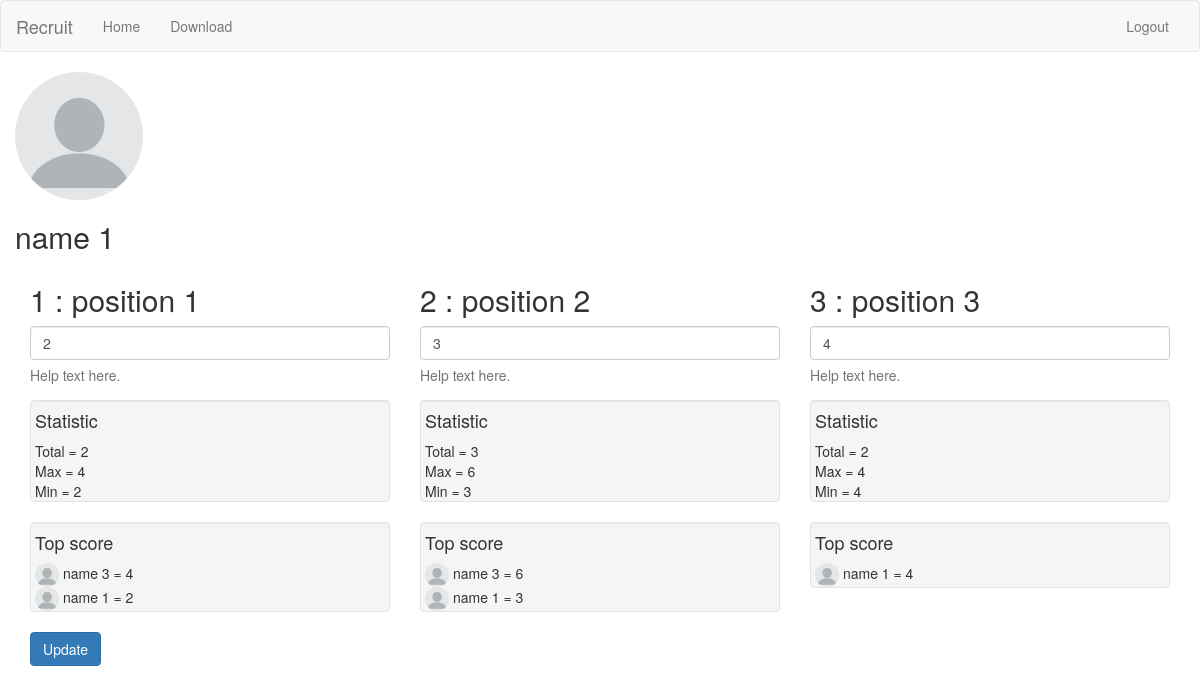
The page /score.php?id=1 (signed in) on the database as committed earlier.
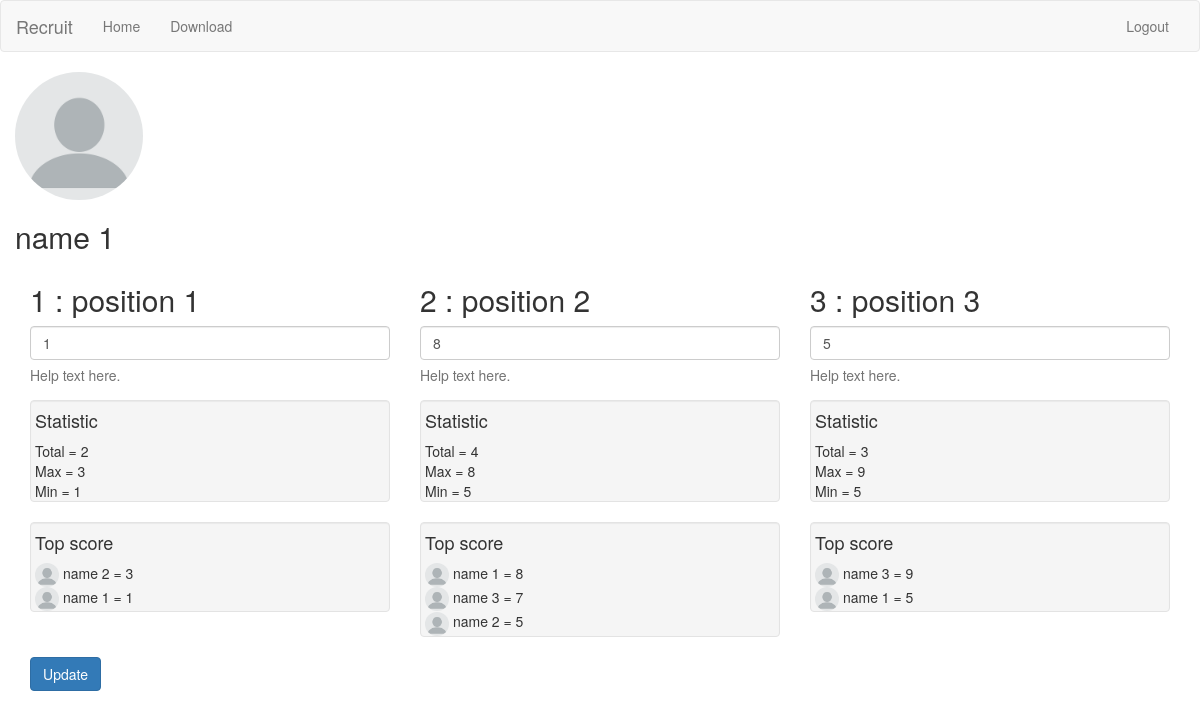
The same page on the database as committed later.
### tables this page shows
CREATE TABLE `member` (
  `id` int(11) NOT NULL,
  `name` varchar(80) NOT NULL
);

CREATE TABLE `position_has_member` (
  `position_id` int(11) NOT NULL,
  `member_id` int(11) NOT NULL,
  `order` int(11) NOT NULL,
  `score` float DEFAULT NULL
);

CREATE TABLE `position` (
  `id` int(11) NOT NULL,
  `title` varchar(255) DEFAULT NULL,
  `total` int(11) DEFAULT NULL
);

### inc/utils.php (called while the page is built, shortened)
<?php
function db_query_result($sql){
  global $conn,$debug;
  if($result = mysqli_query($conn, $sql)){
    if(mysqli_num_rows($result) > 0){
      return $result;
    } else {
      return null;
    }
  } else {
    return null;
  }
}
function getTop3PosById($pos_id){
  $sql="SELECT * FROM member,position_has_member
            WHERE position_id = ".$pos_id."
                AND position_has_member.score!='null'
                AND member.id=position_has_member.member_id
            ORDER BY score DESC LIMIT 3";
  return db_query_result($sql);
}
function getTotalNumByPosId($pos_id){
  $sql="SELECT count(*) as total FROM `position_has_member` WHERE `position_id` = ".$pos_id;
  $result=db_query_result($sql);
  if ($result!=null) {
    while($row = mysqli_fetch_array($result)){
        return $row['total'];
    }
  } else {
    return "0";
  }
}
function getMaxScoreByPosId($pos_id) {
  $sql="SELECT MAX(score) as max FROM `position_has_member` WHERE `position_id` = ".$pos_id;
  $result=db_query_result($sql);
  if ($result!=null) {
    while($row = mysqli_fetch_array($result)){
        return $row['max'];
    }
  } else {
    return "0";
  }
}
function getMinScoreByPosId($pos_id) {
  $sql="SELECT MIN(score) as min FROM `position_has_member` WHERE `position_id` = ".$pos_id;
  $result=db_query_result($sql);
  if ($result!=null) {
    while($row = mysqli_fetch_array($result)){
        return $row['min'];
    }
  } else {
    return "0";
  }
}
function getPositionNameById($id) {
  $sql="SELECT title FROM position WHERE id=".$id." LIMIT 1";
  $result=db_query_result($sql);
  if ($result!=null) {
    while($row = mysqli_fetch_array($result)){
        return $row['title'];
    }
  } else {
    return "?";
  }
}
function getImageProfile($id) {
  $result=file_exists("img/".$id.".png");
  if ($result==false) {
    $file="0.png";
    return $file;
  } else {
    $file=$id.".png";
    return $file;
  }
}
  ?>
  <?
function getMemberPosById($memid){
    $sql="SELECT member.id,position_has_member.position_id,position.title,position_has_member.order,position_has_member.score
              FROM member,position,position_has_member
              WHERE member.id=position_has_member.member_id
              AND member.id=position_has_member.member_id
              AND position.id=position_has_member.position_id
              AND member.id=".$memid."
              ORDER BY position_has_member.order ASC";
    return db_query_result($sql);
}
function getMemberById($id){
  $sql="SELECT * FROM member WHERE id=".$id." LIMIT 1";
  return db_query_result($sql);
}
      ?>

### inc/config.php (called while the page is built, shortened)
<?php
$debug=false;

### score.php (the view, shortened to what this page needs)
<?php
include "inc/config.php";
include "inc/utils.php";
include "inc/header.php";
$result=getMemberById($_GET["id"]);
if ($result!=null) {
    while($row = mysqli_fetch_array($result)){
      $result_pos=getMemberPosById($_GET["id"]);
?>
<form method="get" action="score.php">
<div class="row">
  <div class="col-12">
    <img width="128px" class="img-circle" src="img/<?=getImageProfile($_GET["id"]);?>"> <h2><?=$row['name'];?></h2>
  </div>
</div>
<div class="row">
<?php
      $i=1;
      while($row_pos = mysqli_fetch_array($result_pos)){
?>
<div class="col-sm-3 col-md-4 col-lg-4">
  <h2><?=$i;?> : <?=getPositionNameById($row_pos['position_id']);?></h2>
  <div class="form-group">
    <input type="number" class="form-control" id="" placeholder="score <?=$i;?>" name="score_<?=$i;?>" value="<?=$row_pos['score'];?>" min="0" max="1000" step="1" required>
    <p class="help-block">Help text here.</p>
  </div>
  <div class="well">
    <div class="row"><h4>Statistic </h4></div>
    <div class="row">Total = <?=getTotalNumByPosId($row_pos['position_id']); ?></div>
    <div class="row">Max = <?=getMaxScoreByPosId($row_pos['position_id']); ?></div>
    <div class="row">Min = <?=getMinScoreByPosId($row_pos['position_id']); ?></div>
  </div>
  <div class="well">
    <div class="row"><h4>Top score </h4></div>
    <?php
        $result_top_pos=getTop3PosById($row_pos['position_id']);
        if ($result_top_pos!=null) {
          while($row_top_pos = mysqli_fetch_array($result_top_pos)){
    ?>
    <div class="row">
        <div class="col-sm"><img class="img-circle" width="24px" src="img/<?=getImageProfile($row_top_pos['id']);?>"> <?=$row_top_pos['name'];?> = <?=$row_top_pos['score'];?></div>
    </div>
    <?
          }
        }
    ?>
  </div>
</div>
<?php
          $i++;
      }
?>
</div>
<button type="submit" class="btn btn-default btn-primary" name="submit">Update</button>
</form>
<?php
      }
    }

### inc/header.php (shortened to what this page needs)
<!DOCTYPE html>
<html lang="en">
  <head>
    <link rel="stylesheet" href="https://maxcdn.bootstrapcdn.com/font-awesome/4.4.0/css/font-awesome.min.css">
    <link rel="stylesheet" href="style/style.css">
    <link rel="stylesheet" type="text/css" href="//cdn.datatables.net/1.10.15/css/jquery.dataTables.css">
  </head>
  <body>
    <nav class="navbar navbar-default" role="navigation">
      <div class="container-fluid">
        <div class="navbar-header">
          <a class="navbar-brand" href="index.php">Recruit</a>
        </div>
        <div class="collapse navbar-collapse" id="navbar">
          <ul class="nav navbar-nav">
            <li ><a href="index.php">Home</a></li>
            <li ><a href="download.php">Download</a></li>
          </ul>
          <ul class="nav navbar-nav navbar-right">
            <?php
                if (isset($_SESSION['id'])) {
            ?>
            <li><a href="logout.php"> Logout</a></li>
            <?
                } else {
             ?>
            <li><a href="login.php"> Login</a></li>
            <?  }  ?>
          </ul>
        </div>
      </div>
    </nav>
    <div class="container">

Rows that differ between the two databases and show on the page:
removed position_has_member: member.name "name 3", score "4", shown under "position 1"
removed position_has_member: member.name "name 3", score "6", shown under "position 2"
changed position_has_member "position 1": score_1 "2" → "1"; position_id "4" → "3"; position "2" → "1"; score "2" → "1"
added position_has_member: member.name "name 2", score "3", shown under "position 1"
changed position_has_member "position 2": score_2 "3" → "8"; position_id "3" → "4"; position_id "6" → "8"; position_id "3" → "5"; score "3" → "8"
added position_has_member: member.name "name 3", score "7", shown under "position 2"
added position_has_member: member.name "name 2", score "5", shown under "position 2"
changed position_has_member "position 3": score_3 "4" → "5"; position "2" → "3"; position_id "4" → "9"; position_id "4" → "5"; score "4" → "5"
added position_has_member: member.name "name 3", score "9", shown under "position 3"
